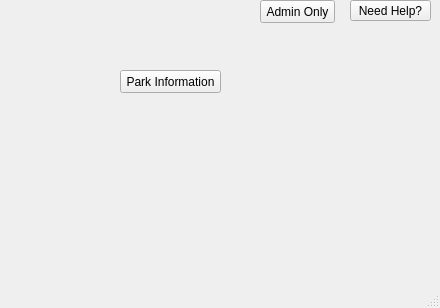
<?xml version="1.0" encoding="UTF-8"?>
<ui version="4.0">
 <class>MainWindow</class>
 <widget class="QMainWindow" name="MainWindow">
  <property name="geometry">
   <rect>
    <x>0</x>
    <y>0</y>
    <width>440</width>
    <height>308</height>
   </rect>
  </property>
  <property name="windowTitle">
   <string>MainWindow</string>
  </property>
  <widget class="QWidget" name="centralwidget">
   <widget class="QPushButton" name="parkDisplay">
    <property name="geometry">
     <rect>
      <x>120</x>
      <y>70</y>
      <width>101</width>
      <height>23</height>
     </rect>
    </property>
    <property name="text">
     <string>Park Information</string>
    </property>
   </widget>
   <widget class="QPushButton" name="pushButton">
    <property name="geometry">
     <rect>
      <x>260</x>
      <y>0</y>
      <width>75</width>
      <height>23</height>
     </rect>
    </property>
    <property name="text">
     <string>Admin Only</string>
    </property>
   </widget>
   <widget class="QPushButton" name="pushButton_2">
    <property name="geometry">
     <rect>
      <x>350</x>
      <y>0</y>
      <width>81</width>
      <height>21</height>
     </rect>
    </property>
    <property name="text">
     <string>Need Help?</string>
    </property>
   </widget>
  </widget>
  <widget class="QMenuBar" name="menubar">
   <property name="geometry">
    <rect>
     <x>0</x>
     <y>0</y>
     <width>440</width>
     <height>21</height>
    </rect>
   </property>
  </widget>
  <widget class="QStatusBar" name="statusbar"/>
 </widget>
 <resources/>
 <connections/>
</ui>
